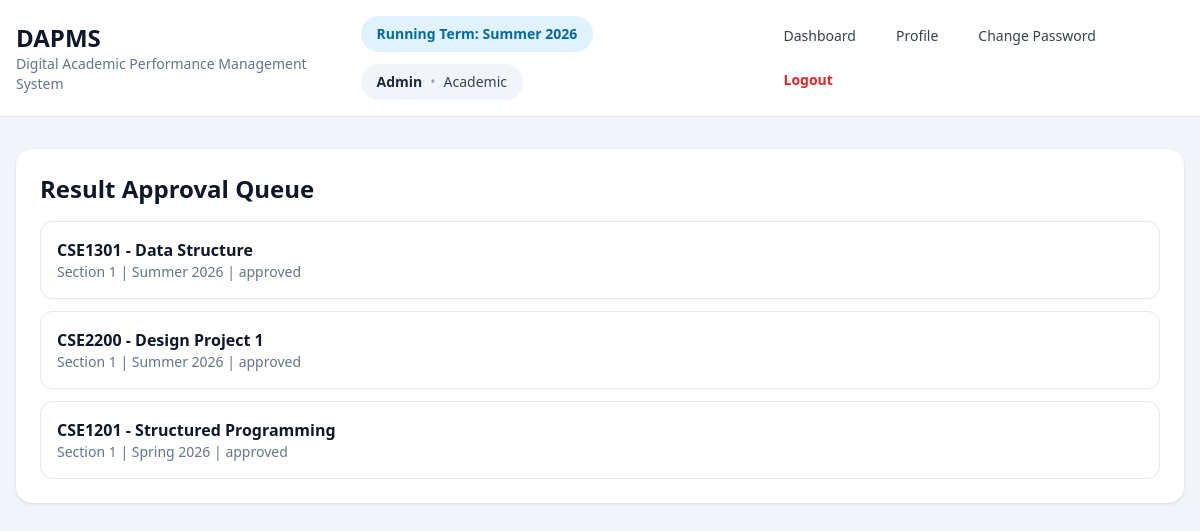
/admin/results (signed in), run on the app's committed database.
### tables this page shows
CREATE TABLE terms(
            id INTEGER PRIMARY KEY AUTOINCREMENT,
            name TEXT NOT NULL,
            start_date TEXT NOT NULL,
            end_date TEXT NOT NULL,
            status TEXT NOT NULL DEFAULT 'running'
        , semester TEXT, year INTEGER);

CREATE TABLE users(
            id INTEGER PRIMARY KEY AUTOINCREMENT,
            role TEXT NOT NULL,
            name TEXT NOT NULL,
            email TEXT NOT NULL UNIQUE,
            password_hash TEXT NOT NULL,
            department TEXT NOT NULL
        );

CREATE TABLE sections(
            id INTEGER PRIMARY KEY AUTOINCREMENT,
            section_no TEXT NOT NULL,
            room_no TEXT NOT NULL,
            schedule TEXT NOT NULL,
            term_id INTEGER NOT NULL,
            course_id INTEGER NOT NULL,
            teacher_user_id INTEGER NOT NULL,
            UNIQUE(term_id, course_id, section_no),
            FOREIGN KEY(term_id) REFERENCES terms(id) ON DELETE CASCADE,
            FOREIGN KEY(course_id) REFERENCES courses(id) ON DELETE CASCADE,
            FOREIGN KEY(teacher_user_id) REFERENCES users(id) ON DELETE CASCADE
        );

### app/routes/admin.py (the view)
@bp.route('/results')
@role_required('admin')
def results():
    return render_template('admin/results.html', rows=_manager().pending_result_sections())

### app/core/security.py (called while the page is built)
def load_user():
    user_id = session.get('user_id')
    if not user_id:
        g.user = None
        return
    g.user = get_db().execute('SELECT * FROM users WHERE id=?', (user_id,)).fetchone()

def role_required(*roles):
    def decorator(view):
        @wraps(view)
        def wrapped(*args, **kwargs):
            if session.get('role') not in roles:
                return redirect(url_for('auth.login'))
            return view(*args, **kwargs)
        return wrapped
    return decorator

### app/db.py (called while the page is built)
def get_db():
    if 'db' not in g:
        g.db = sqlite3.connect(current_app.config['DATABASE'])
        g.db.row_factory = sqlite3.Row
        g.db.execute('PRAGMA foreign_keys = ON')
    return g.db

### app/managers/admin_manager.py (called while the page is built)
    def pending_result_sections(self):
        return self.db.execute('''SELECT DISTINCT sections.id, courses.course_code, courses.title, sections.section_no, terms.name as term_name, results.status FROM results JOIN sections ON sections.id=results.section_id JOIN courses ON courses.id=sections.course_id JOIN terms ON terms.id=sections.term_id WHERE results.status in ('submitted','approved') ORDER BY terms.id DESC, courses.course_code''').fetchall()

### app/routes/admin.py (called while the page is built)
def _manager() -> AdminManager:
    return AdminManager(get_db())

### app/routes/auth.py (called while the page is built)
@bp.before_app_request
def before():
    load_user()

### app/templates/admin/results.html
{% extends 'layout.html' %}
{% block content %}
<div class="bg-white rounded-2xl shadow p-6">
  <h2 class="text-2xl font-bold mb-4">Result Approval Queue</h2>
  <div class="space-y-3">{% for r in rows %}<a href="{{ url_for('admin.result_detail', section_id=r['id']) }}" class="block border rounded-xl p-4 hover:bg-slate-50"><div class="font-semibold">{{ r['course_code'] }} - {{ r['title'] }}</div><div class="text-sm text-slate-500">Section {{ r['section_no'] }} | {{ r['term_name'] }} | {{ r['status'] }}</div></a>{% else %}<div class="text-slate-500">No result submission yet.</div>{% endfor %}</div>
</div>
{% endblock %}

### app/templates/layout.html (shortened to what this page needs)
<!DOCTYPE html>
<html>
<head>
  <script src="https://cdn.tailwindcss.com"></script>
</head>
<body class="bg-slate-100 text-slate-900 min-h-screen">
  <nav class="bg-white border-b sticky top-0 z-20">
    <div class="max-w-7xl mx-auto px-4 py-4 flex justify-between items-center gap-4">
      <div>
        <h1 class="text-2xl font-bold">DAPMS</h1>
        <p class="text-sm text-slate-500">Digital Academic Performance Management System</p>
      </div>
     <div class="flex flex-col lg:flex-row lg:items-center lg:justify-between gap-4">
  <div class="flex flex-wrap items-center gap-3">
    {% if current_term %}
      <span class="inline-flex items-center px-4 py-2 rounded-full bg-sky-100 text-sky-700 text-sm font-semibold">
        Running Term: {{ current_term['name'] }}
      </span>
    {% endif %}
    {% if current_user %}
      <div class="inline-flex items-center px-4 py-2 rounded-full bg-slate-100 text-slate-700 text-sm">
        <span class="font-semibold text-slate-800">{{ current_user['name'] }}</span>
        {% if current_user['department'] %}
          <span class="mx-2 text-slate-400">•</span>
          <span>{{ current_user['department'] }}</span>
        {% endif %}
      </div>
    {% endif %}
  </div>
  <div class="flex flex-wrap items-center gap-2">
    {% if session.get('role') == 'admin' %}
      <a href="{{ url_for('admin.dashboard') }}"
         class="px-4 py-2 rounded-xl text-sm font-medium transition
         {% if request.endpoint == 'admin.dashboard' %}
           bg-sky-600 text-white font-bold shadow
         {% else %}
           text-slate-700 hover:bg-slate-100 hover:text-sky-700
         {% endif %}">
        Dashboard
      </a>
    {% endif %}
    {% if session.get('user_id') %}
      <a href="{{ url_for('auth.profile') }}"
         class="px-4 py-2 rounded-xl text-sm font-medium transition
         {% if request.endpoint == 'auth.profile' %}
           bg-sky-600 text-white font-bold shadow
         {% else %}
           text-slate-700 hover:bg-slate-100 hover:text-sky-700
         {% endif %}">
        Profile
      </a>
    {% endif %}
    {% if session.get('user_id') %}
      <a href="{{ url_for('auth.change_password') }}"
         class="px-4 py-2 rounded-xl text-sm font-medium transition
         {% if request.endpoint == 'auth.change_password' %}
           bg-sky-600 text-white font-bold shadow
         {% else %}
           text-slate-700 hover:bg-slate-100 hover:text-sky-700
         {% endif %}">
        Change Password
      </a>
    {% endif %}
    {% if session.get('user_id') %}
      <a href="{{ url_for('auth.logout') }}"
         class="px-4 py-2 rounded-xl text-sm font-semibold text-red-600 hover:bg-red-50 hover:text-red-700 transition">
        Logout
      </a>
    {% else %}
      <a href="{{ url_for('auth.forgot_password') }}"
         class="px-4 py-2 rounded-xl text-sm font-medium text-slate-700 hover:bg-slate-100 hover:text-sky-700 transition">
        Forgot Password
      </a>
    {% endif %}
  </div>
</div>
    </div>
  </nav>
  <div class="max-w-7xl mx-auto px-4 py-8">
    {% block content %}{% endblock %}
  </div>
</body>
</html>

### data on the page
terms: name "Summer 2026"
users: name "Admin", department "Academic"
sections: course_code "CSE1301", title "Data Structure", section_no "1", term_name "Summer 2026", status "approved"
sections: course_code "CSE2200", title "Design Project 1", section_no "1", term_name "Summer 2026", status "approved"
sections: course_code "CSE1201", title "Structured Programming", section_no "1", term_name "Spring 2026", status "approved"
